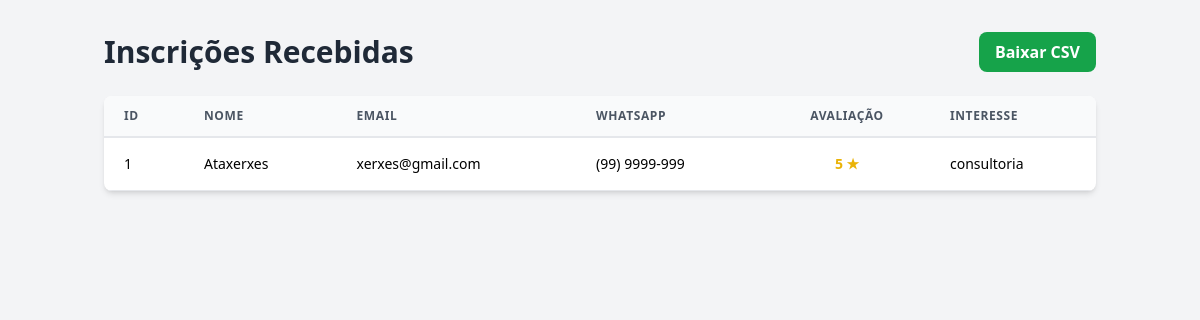
The page /inscricoes on the database as committed earlier.
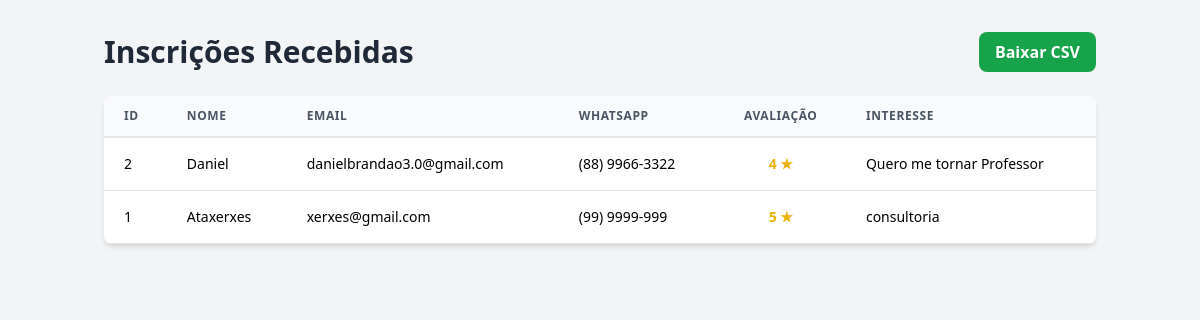
The same page on the database as committed later.
### app.py (models this page shows)
class Lead(db.Model):
    id = db.Column(db.Integer, primary_key=True)
    nome = db.Column(db.String(100), nullable=False)
    email = db.Column(db.String(100), unique=True, nullable=False)
    whatsapp = db.Column(db.String(20), nullable=False)
    rating = db.Column(db.Integer, nullable=False)
    interesse = db.Column(db.String(50), nullable=False)
    mensagem = db.Column(db.Text, nullable=True)

### app.py (the view)
@app.route('/inscricoes')
def inscricoes():
    todos_os_leads = Lead.query.order_by(Lead.id.desc()).all()
    return render_template('inscricoes.html', leads=todos_os_leads)

### templates/inscricoes.html (shortened to what this page needs)
<!DOCTYPE html>
<html lang="pt-BR">
<head>
    <script src="https://cdn.tailwindcss.com"></script>
</head>
<body class="bg-gray-100 font-lato">
    <div class="container mx-auto px-4 py-8">
        <div class="flex justify-between items-center mb-6">
            <h1 class="text-3xl font-bold font-montserrat text-gray-800">Inscrições Recebidas</h1>
            <a href="{{ url_for('export_csv') }}" class="bg-green-600 hover:bg-green-700 text-white font-bold py-2 px-4 rounded-lg transition-colors">
                Baixar CSV
            </a>
        </div>
        <div class="bg-white shadow-md rounded-lg overflow-hidden">
            <table class="min-w-full leading-normal">
                <thead>
                    <tr>
                        <th class="px-5 py-3 border-b-2 border-gray-200 bg-gray-50 text-left text-xs font-semibold text-gray-600 uppercase tracking-wider">ID</th>
                        <th class="px-5 py-3 border-b-2 border-gray-200 bg-gray-50 text-left text-xs font-semibold text-gray-600 uppercase tracking-wider">Nome</th>
                        <th class="px-5 py-3 border-b-2 border-gray-200 bg-gray-50 text-left text-xs font-semibold text-gray-600 uppercase tracking-wider">Email</th>
                        <th class="px-5 py-3 border-b-2 border-gray-200 bg-gray-50 text-left text-xs font-semibold text-gray-600 uppercase tracking-wider">WhatsApp</th>
                        <th class="px-5 py-3 border-b-2 border-gray-200 bg-gray-50 text-center text-xs font-semibold text-gray-600 uppercase tracking-wider">Avaliação</th>
                        <th class="px-5 py-3 border-b-2 border-gray-200 bg-gray-50 text-left text-xs font-semibold text-gray-600 uppercase tracking-wider">Interesse</th>
                    </tr>
                </thead>
                <tbody>
                    {% for lead in leads %}
                    <tr class="hover:bg-gray-50">
                        <td class="px-5 py-4 border-b border-gray-200 text-sm">{{ lead.id }}</td>
                        <td class="px-5 py-4 border-b border-gray-200 text-sm">{{ lead.nome }}</td>
                        <td class="px-5 py-4 border-b border-gray-200 text-sm">{{ lead.email }}</td>
                        <td class="px-5 py-4 border-b border-gray-200 text-sm">{{ lead.whatsapp }}</td>
                        <td class="px-5 py-4 border-b border-gray-200 text-sm text-center">
                            <span class="font-bold text-yellow-500">{{ lead.rating }} ★</span>
                        </td>
                        <td class="px-5 py-4 border-b border-gray-200 text-sm">{{ lead.interesse }}</td>
                    </tr>
                    {% else %}
                    <tr>
                        <td colspan="6" class="text-center py-10 text-gray-500">Nenhuma inscrição encontrada.</td>
                    </tr>
                    {% endfor %}
                </tbody>
            </table>
        </div>
    </div>
</body>
</html>

Rows that differ between the two databases and show on the page:
added Lead: id "2", nome "Daniel", email "danielbrandao3.0@gmail.com", whatsapp "(88) 9966-3322", rating "4", interesse "Quero me tornar Professor"
